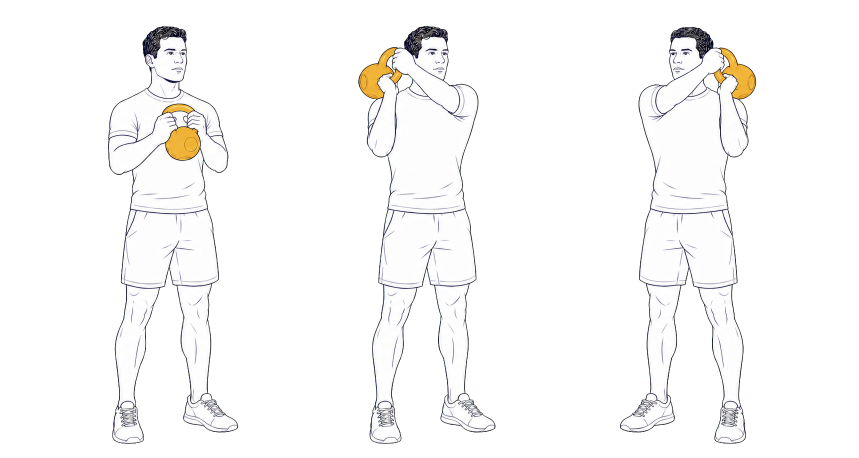
#> input picture services/content/storyboards/halo/halo-male-storyboard-v1.png, 1718 x 916 px (shown at 1/2 size)
$ python build_new_exercises_review_sheet.py
#> lines starting #> are read from the running program, lines starting #| are printed output that depends on the picture
#!/usr/bin/env python3
"""Собирает светлый контактный лист storyboard-источников для ручного review."""

from pathlib import Path

from PIL import Image, ImageDraw, ImageFont


ROOT = Path(__file__).resolve().parents[3]
ROWS = [
    ("1. HALO", "halo/halo-male-storyboard-v1.png", "halo/halo-female-storyboard-v1.png"),
    ("2. FRONT RACK SQUAT", "front-squat/front-squat-male-storyboard-v1.png", "front-squat/front-squat-female-storyboard-v1.png"),
    ("3. HIGH WINDMILL", "high-windmill/high-windmill-male-storyboard-v1.png", "high-windmill/high-windmill-female-storyboard-v1.png"),
    ("4. FIGURE EIGHT", "figure-eight/figure-eight-male-storyboard-v1.png", "figure-eight/figure-eight-female-storyboard-v1.png"),
    ("5. BOTTOM-UP PRESS", "bottom-up-press/bottom-up-press-male-storyboard-v1.png", "bottom-up-press/bottom-up-press-female-storyboard-v1.png"),
]


def _font(size: int) -> ImageFont.FreeTypeFont | ImageFont.ImageFont:
    for candidate in (Path("C:/Windows/Fonts/arialbd.ttf"), Path("/usr/share/fonts/truetype/dejavu/DejaVuSans-Bold.ttf")):
        if candidate.is_file():
            return ImageFont.truetype(str(candidate), size)
    return ImageFont.load_default()


def main() -> None:
    source_dir = ROOT / "services/content/storyboards"
    width, row_height = 1800, 520
    sheet = Image.new("RGB", (width, row_height * len(ROWS)), "#F6F7F8")
    draw = ImageDraw.Draw(sheet)
    title_font = _font(30)
    label_font = _font(22)
    for row_index, (title, male_value, female_value) in enumerate(ROWS):
        top = row_index * row_height
        draw.text((34, top + 24), title, fill="#18212A", font=title_font)
        draw.text((650, top + 30), "MALE", fill="#687783", font=label_font)
        draw.text((1510, top + 30), "FEMALE", fill="#687783", font=label_font)
        for column, value in enumerate((male_value, female_value)):
            image = Image.open(source_dir / value).convert("RGBA")
#> image is the input picture: PIL image 1718x916 RGBA; mean R, G, B, A 51.7, 51.2, 50.8, 57
            target_width, target_height = 850, 430
            scale = min(target_width / image.width, target_height / image.height)
#> scale = 0.469
            resized = image.resize((round(image.width * scale), round(image.height * scale)), Image.Resampling.LANCZOS)
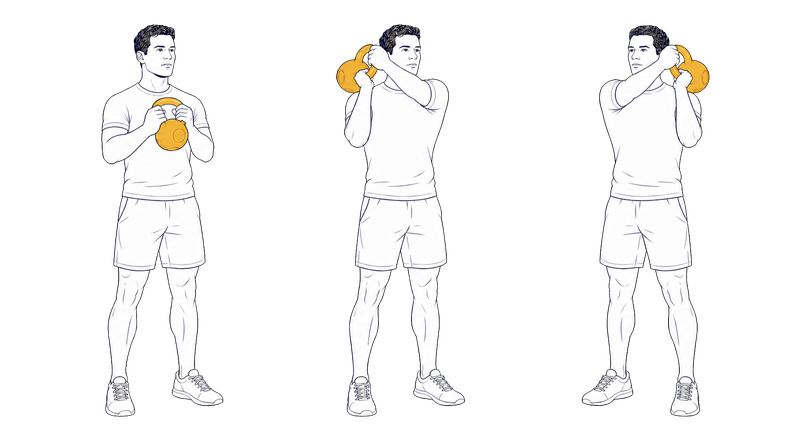
#> resized: PIL image 806x430 RGBA; mean R, G, B, A 52.3, 51.9, 51.5, 57; transparent parts drawn white
            x = column * 900 + (900 - resized.width) // 2
#> x = 47
            y = top + 75 + (430 - resized.height) // 2
#> y = 75
            sheet.paste(resized, (x, y), resized)
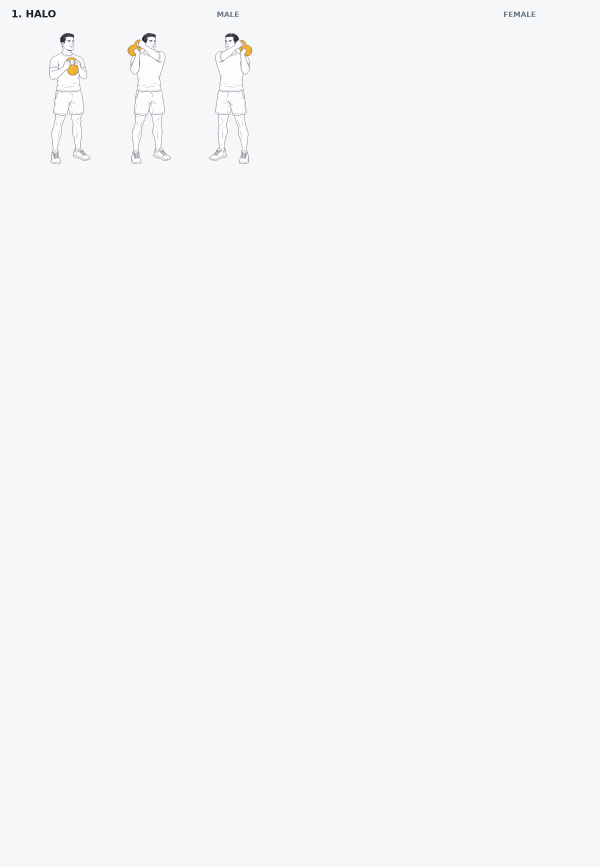
#> sheet: PIL image 1800x2600 RGB (shown at 1/3 size); mean R, G, B 245.7, 246.6, 247.6
        draw.line((20, top + row_height - 1, width - 20, top + row_height - 1), fill="#D9DEE2", width=2)
#> pass 2 of the loop in main, `for row_index, (title, male_value, female_value) in enumerate(ROWS):`:
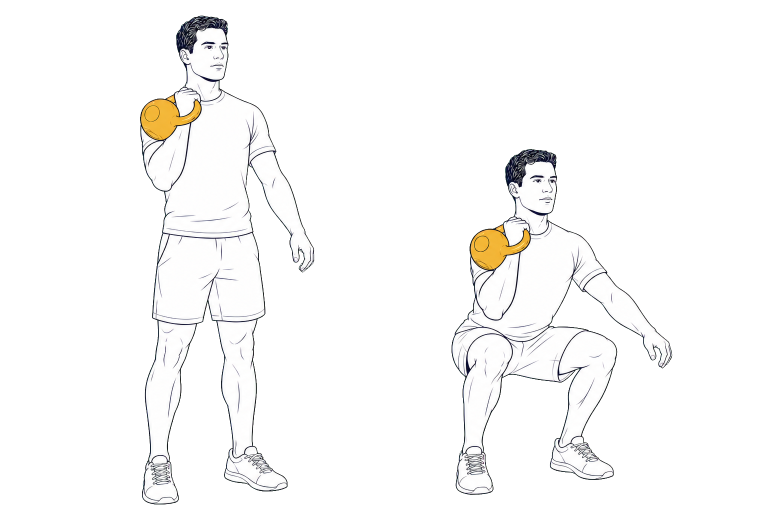
#> input picture services/content/storyboards/front-squat/front-squat-male-storyboard-v1.png, 1536 x 1024 px (shown at 1/2 size)
#> in main, image is the input picture: PIL image 1536x1024 RGBA; mean R, G, B, A 41.7, 41.3, 40.7, 46.7
#> in main, `resized = image.resize((round(image.width * scale), round(image.height..`:
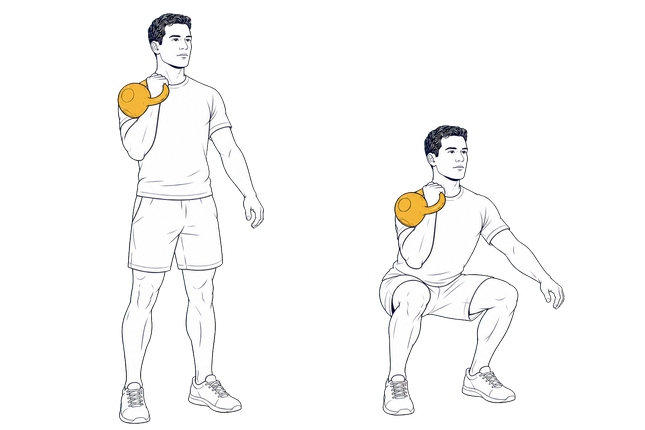
#> resized: PIL image 645x430 RGBA; mean R, G, B, A 42.2, 41.9, 41.3, 46.7; transparent parts drawn white
#> in main, `sheet.paste(resized, (x, y), resized)`:
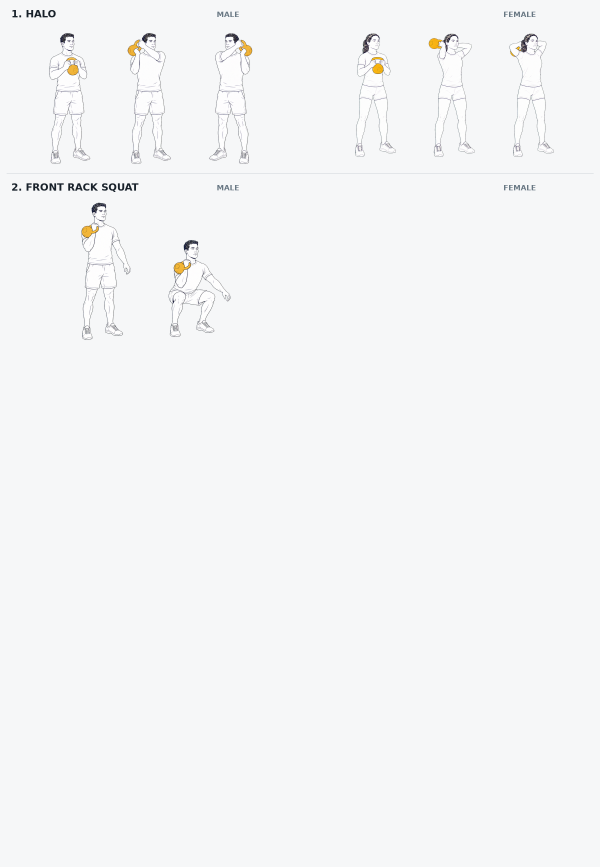
#> sheet: PIL image 1800x2600 RGB (shown at 1/3 size); mean R, G, B 245, 245.9, 246.8
#> pass 3 of the loop in main, `for row_index, (title, male_value, female_value) in enumerate(ROWS):`:
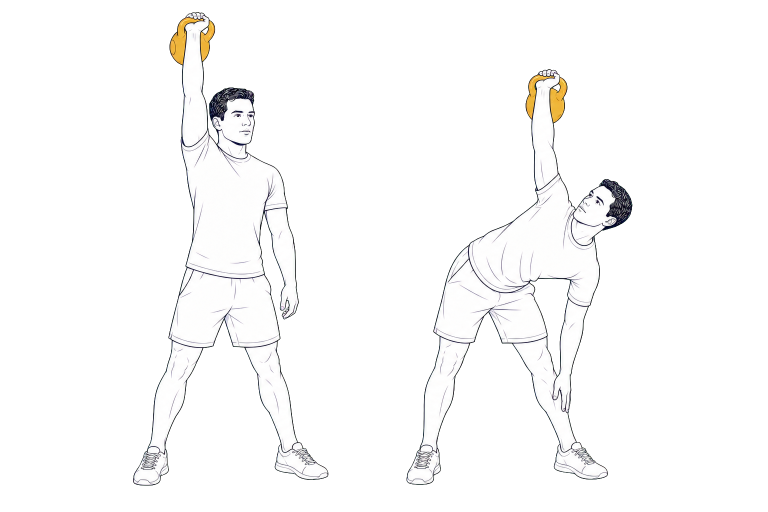
#> input picture services/content/storyboards/high-windmill/high-windmill-male-storyboard-v1.png, 1536 x 1024 px (shown at 1/2 size)
#> in main, image is the input picture: PIL image 1536x1024 RGBA; mean R, G, B, A 36.1, 35.9, 35.7, 40.1
#> in main, `resized = image.resize((round(image.width * scale), round(image.height..`:
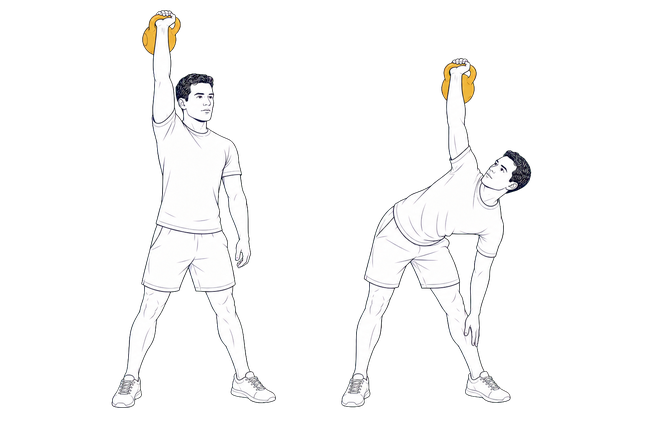
#> resized: PIL image 645x430 RGBA; mean R, G, B, A 36.9, 36.7, 36.5, 40.1; transparent parts drawn white
#> in main, `sheet.paste(resized, (x, y), resized)`:
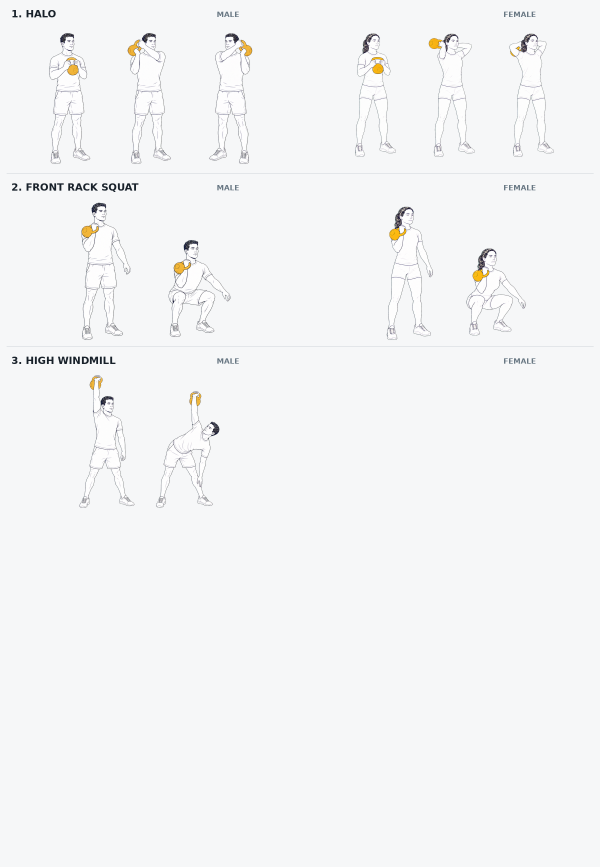
#> sheet: PIL image 1800x2600 RGB (shown at 1/3 size); mean R, G, B 244.5, 245.3, 246.1
#> the loop made 4 passes; the first 3 are shown
    output = ROOT / "docs/visual-probes/new-exercises-review-v1.png"
    output.parent.mkdir(parents=True, exist_ok=True)
    sheet.save(output)
    print(f"OK: {output}")


if __name__ == "__main__":
#> (the run stopped early here; a loop or call above may not have finished)
